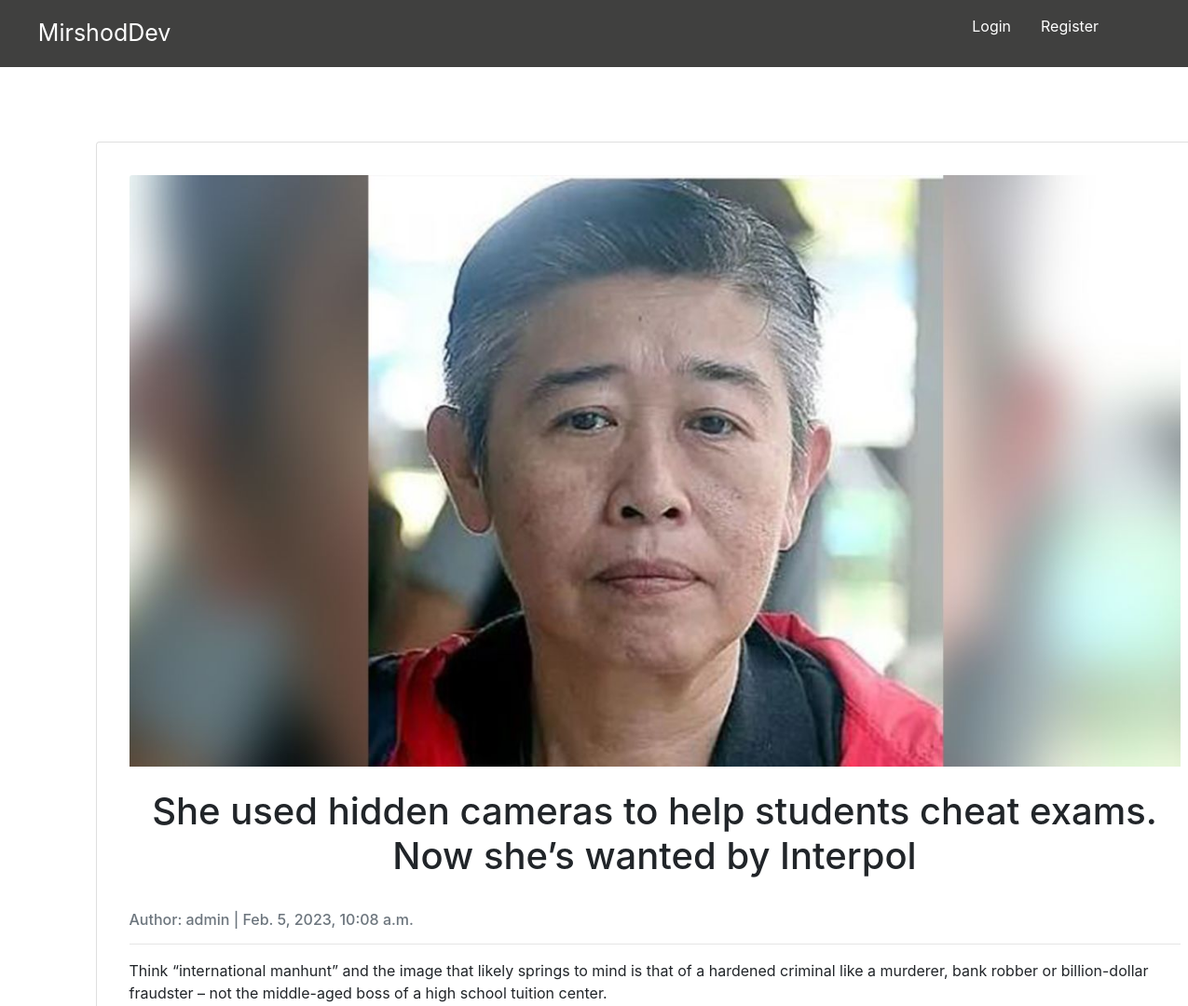
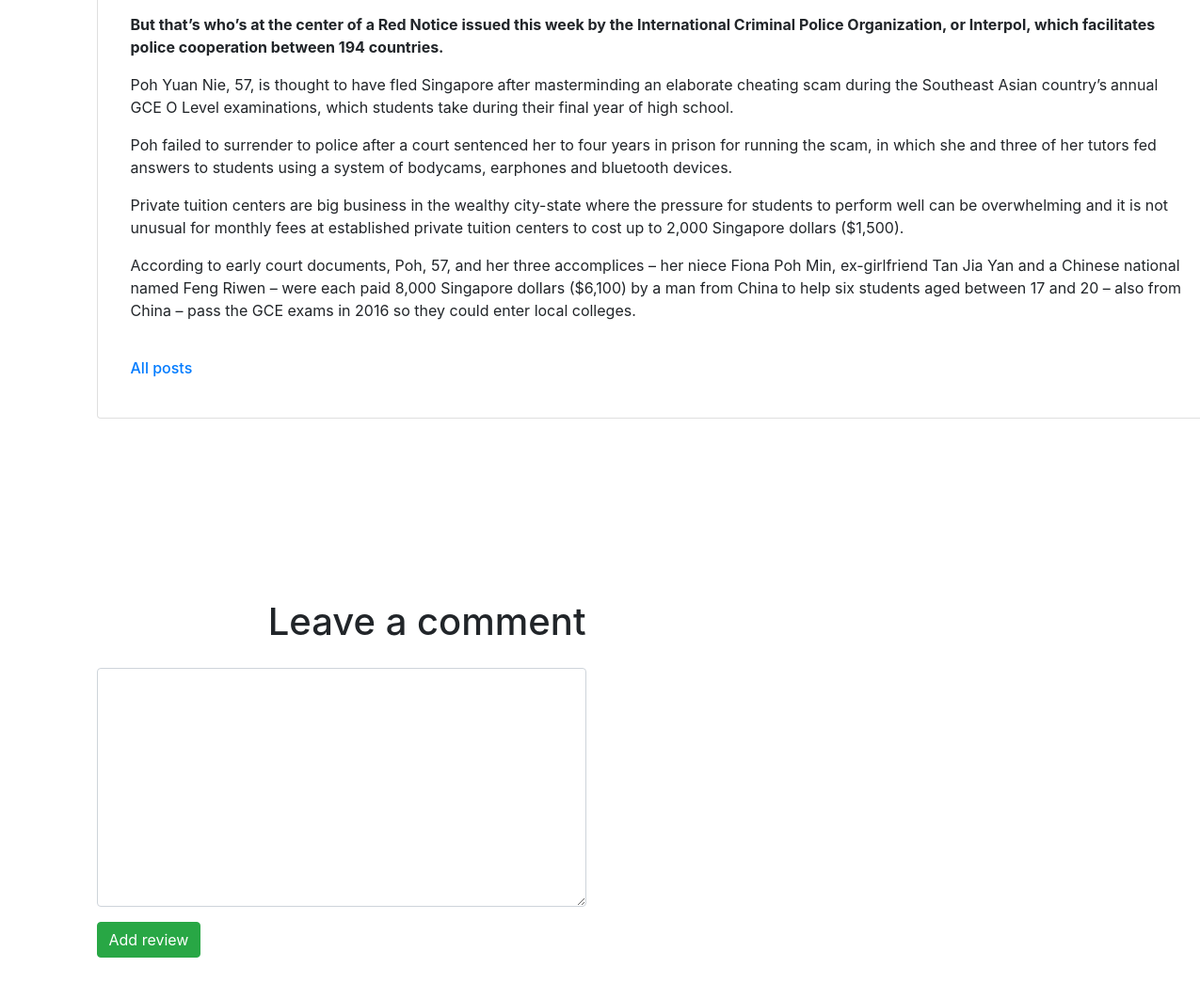
Page /14/detail on the committed database (2 pictures, top to bottom).
### blog/models.py (models this page shows, shortened)
class Blog(models.Model):
    class Meta:
        ordering = ['-add_time']
    title = models.CharField(max_length=200)
    text = RichTextField(blank=True, null=True)
    photo = models.ImageField(upload_to='images/', blank=True)
    add_time = models.DateTimeField(auto_now_add=True, null=True)

### members/models.py (models this page shows)
class CustomUser(AbstractUser):
    age = models.IntegerField(blank=True, null=True)

### blog/views.py (the view)
# urls.py: path('<int:id>/detail', BlogDetailView.as_view(), name='post_detail'),
class BlogDetailView(View):
    def get(self, request, id):
        blog = Blog.objects.get(id=id)
        comment_form = CommentForm()
        superuser = CustomUser.objects.get(is_superuser=True)
        context = {'blog': blog, "superuser": superuser, "comment_form": comment_form}
        return render(request, 'post_detail.html', context)

### blog/forms.py
class CommentForm(forms.ModelForm):
    class Meta:
        model = Comment
        fields = ('body',)
    def __init__(self, *args, **kwargs):
        super(CommentForm, self).__init__(*args, **kwargs)
        self.fields['body'].label = ""

### templates/post_detail.html (shortened to what this page needs)
{% extends 'base.html' %}
{% load crispy_forms_tags %}
{% block content %}
<div class="card mb-5" style="margin: 30px auto;">
          <div class="card-body">
              {%  if blog.photo %}
                <img class="card-img-top" src="{{ blog.photo.url }}" alt="{{ blog.title }}"><br><br>
              {% endif %}
              <h1 class="card-title">{{ blog.title }}</h1><br>
              <h6 class="card-subtitle mb-2 text-muted">Author: {{ superuser.username }} | {{ blog.add_time }}</h6>
              <hr>
              <p class="card-text">{{ blog.text | safe }}</p><br>
    <h6><a href="{% url 'home' %}"style="text-decoration: none;">All posts</a></h6>
</div>
</div>
<br><br>
<br><br>
{% if request.user.is_authenticated %}
<div class="row mt-5">
    <div class="col-6">
            <h1 class="add_coment">Leave a comment</h1>
            <form action="{% url 'reviews' blog.id %}" method="post">
                  {% csrf_token %}
                  {{ comment_form.media }}
                  {{ comment_form | crispy }}
                <button type="submit" class="btn btn-success">Add review</button>
            </form>
    </div>
</div>
{% else %}
<div class="row mt-5">
    <div class="col-6">
            <h1 class="add_coment">Leave a comment</h1>
            <form method="post">
                  {{ comment_form | crispy }}
                <a href="{% url 'members:register' %}" class="btn btn-success" role="button">Add review</a>
            </form>
    </div>
</div>
{% endif %}
{% endblock content %}

### templates/post_detail.html (style rules this page uses)
.card { width: 1200px; margin: 15px auto; padding: 15px; }
.add_coment { text-align: end; margin-bottom: 20px; }
h1 { text-align: center; padding-bottom: 5px; }

### rows in the picture
Blog: photo (picture), title "She used hidden cameras to help students cheat exams. Now she’s wanted by Interpol", add_time "Feb. 5, 2023, 10:08 a.m.", text "Think “international manhunt” and the image that likely springs to mind is that of a hardened criminal like a murderer, bank robber or billion-dollar fraudster – not the middle-aged boss of a high school tuition center. But that’s who’s at the center of a Red Notice issued this week by the International Criminal Police Organization, or Interpol, which facilitates police cooperation between 194 countries. Poh Yuan Nie, 57, is thought to have fled Singapore after masterminding an elaborate cheating scam during the Southeast Asian country’s annual GCE O Level examinations, which students take during their final year of high school. Poh failed to surrender to police after a court sentenced her…"
CustomUser: username "admin"
